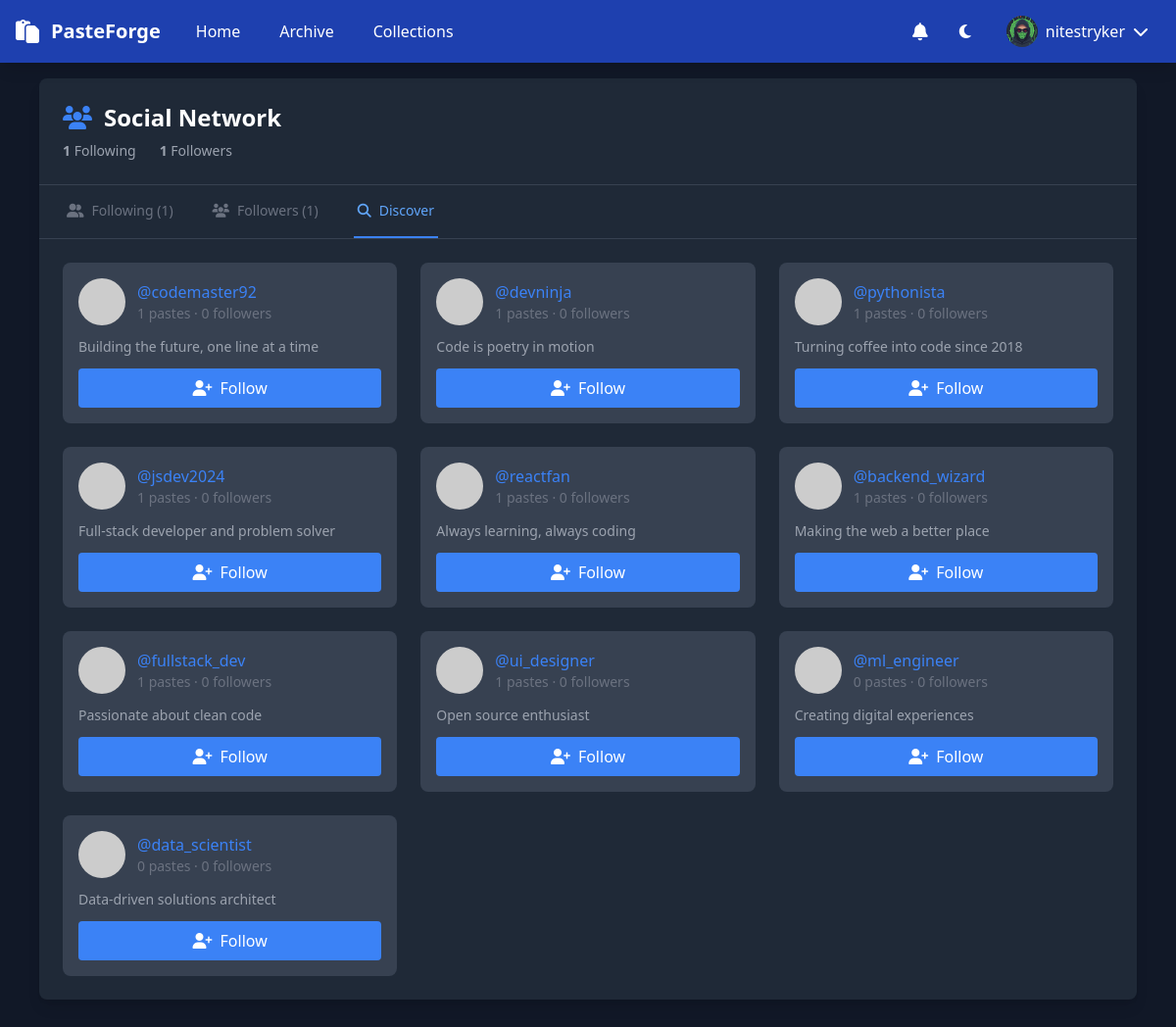
The page /following.php?tab=discover (signed in) on the database its author committed.
### tables this page shows
CREATE TABLE users (
      id TEXT PRIMARY KEY,
      username TEXT UNIQUE,
      password TEXT NOT NULL,
      email TEXT,
      profile_image TEXT DEFAULT NULL,
      created_at INTEGER DEFAULT (strftime('%s', 'now'))
    , website TEXT DEFAULT NULL, tagline TEXT DEFAULT 'Just a dev sharing random code', role TEXT DEFAULT 'free', status TEXT DEFAULT 'active', followers_count INTEGER DEFAULT 0, following_count INTEGER DEFAULT 0, profile_visibility TEXT DEFAULT 'public', show_paste_count INTEGER DEFAULT 1, allow_messages INTEGER DEFAULT 1);

### following.php (the view, shortened to what this page needs)
<?php
$user_id = $_SESSION['user_id'] ?? null;
$username = $_SESSION['username'] ?? null;
$db = Database::getInstance()->getConnection();
$tab = $_GET['tab'] ?? 'following';
$following = [];
$suggested = [];
if ($tab === 'discover') {
    $stmt = $db->prepare("
        SELECT u.id, u.username, u.profile_image, u.tagline,
               COUNT(p.id) as paste_count,
               u.followers_count
        FROM users u
        LEFT JOIN pastes p ON u.id = p.user_id AND p.is_public = 1
        WHERE u.id != ?
        AND u.id NOT IN (SELECT following_id FROM user_follows WHERE follower_id = ?)
        GROUP BY u.id, u.username, u.profile_image, u.tagline, u.followers_count
        ORDER BY u.followers_count DESC, COUNT(p.id) DESC
        LIMIT 20
    ");
    $stmt->execute([$user_id, $user_id]);
    $suggested = $stmt->fetchAll(PDO::FETCH_ASSOC);
}
$stmt = $db->prepare("SELECT following_count, followers_count FROM users WHERE id = ?");
$stmt->execute([$user_id]);
$user_counts = $stmt->fetch(PDO::FETCH_ASSOC);
$theme = $_COOKIE['theme'] ?? 'dark';
?>
<!DOCTYPE html>
<html class="<?= $theme ?>">
<head>
    <script src="https://cdn.tailwindcss.com"></script>
    <link href="https://cdnjs.cloudflare.com/ajax/libs/font-awesome/6.4.0/css/all.min.css" rel="stylesheet">
</head>
<body class="bg-white dark:bg-gray-900 text-gray-900 dark:text-white min-h-screen">
    <nav class="bg-blue-600 dark:bg-blue-800 text-white shadow-lg fixed w-full z-10">
        <div class="max-w-7xl mx-auto px-4">
            <div class="flex justify-between h-16">
                <div class="flex items-center space-x-6">
                    <a href="/" class="flex items-center space-x-3">
                        <i class="fas fa-paste text-2xl"></i>
                        <span class="text-xl font-bold">PasteForge</span>
                    </a>
                    <div class="flex space-x-4">
                        <a href="/" class="hover:bg-blue-700 px-3 py-2 rounded">Home</a>
                        <a href="/?page=archive" class="hover:bg-blue-700 px-3 py-2 rounded">Archive</a>
                        <?php if ($user_id): ?>
                            <a href="/?page=collections" class="hover:bg-blue-700 px-3 py-2 rounded">Collections</a>
                        <?php endif; ?>
                    </div>
                </div>
                <div class="flex items-center space-x-4">
                    <?php if ($user_id): ?>
                        <a href="/notifications.php" class="relative p-2 rounded hover:bg-blue-700 transition-colors">
                            <i class="fas fa-bell text-lg"></i>
                        </a>
                    <?php endif; ?>
                    <button onclick="toggleTheme()" class="p-2 rounded hover:bg-blue-700">
                        <i class="fas fa-moon"></i>
                    </button>
                    <?php if (!$user_id): ?>
                        <div class="flex items-center space-x-2">
                            <a href="/?page=login" class="flex items-center space-x-2 hover:bg-blue-700 px-3 py-2 rounded">
                                <i class="fas fa-sign-in-alt"></i>
                                <span>Login</span>
                            </a>
                            <a href="/?page=signup" class="flex items-center space-x-2 hover:bg-blue-700 px-3 py-2 rounded">
                                <i class="fas fa-user-plus"></i>
                                <span>Sign Up</span>
                            </a>
                        </div>
                    <?php else: ?>
                        <div class="relative" x-data="{ open: false }">
                            <button @click="open = !open" class="flex items-center space-x-2 hover:bg-blue-700 px-3 py-2 rounded">
                                <?php
                                $stmt = $db->prepare("SELECT profile_image FROM users WHERE id = ?");
                                $stmt->execute([$user_id]);
                                $user_avatar = $stmt->fetch()['profile_image'];
                                ?>
                                <img src="<?= $user_avatar ?? 'https://www.gravatar.com/avatar/'.md5(strtolower($username)).'?d=mp&s=32' ?>"
                                     class="w-8 h-8 rounded-full" alt="Profile">
                                <span><?= htmlspecialchars($username) ?></span>
                                <i class="fas fa-chevron-down ml-1"></i>
                            </button>
                        </div>
                    <?php endif; ?>
                </div>
            </div>
        </div>
    </nav>
    <div class="max-w-6xl mx-auto px-4 py-8 pt-20">
        <div class="bg-white dark:bg-gray-800 rounded-lg shadow-lg">
            <div class="border-b border-gray-200 dark:border-gray-700 p-6">
                <h1 class="text-2xl font-bold flex items-center">
                    <i class="fas fa-users mr-3 text-blue-500"></i>
                    Social Network
                </h1>
                <div class="mt-2 flex items-center gap-6 text-sm text-gray-600 dark:text-gray-400">
                    <span><strong><?= number_format($user_counts['following_count']) ?></strong> Following</span>
                    <span><strong><?= number_format($user_counts['followers_count']) ?></strong> Followers</span>
                </div>
            </div>
            <div class="border-b border-gray-200 dark:border-gray-700">
                <nav class="flex space-x-8 px-6" aria-label="Tabs">
                    <a href="?tab=following" class="<?= $tab === 'following' ? 'border-b-2 border-blue-500 text-blue-600 dark:text-blue-400' : 'text-gray-500 hover:text-gray-700' ?> py-4 px-1 text-sm font-medium">
                        <i class="fas fa-user-friends mr-2"></i>Following (<?= number_format($user_counts['following_count']) ?>)
                    </a>
                    <a href="?tab=followers" class="<?= $tab === 'followers' ? 'border-b-2 border-blue-500 text-blue-600 dark:text-blue-400' : 'text-gray-500 hover:text-gray-700' ?> py-4 px-1 text-sm font-medium">
                        <i class="fas fa-users mr-2"></i>Followers (<?= number_format($user_counts['followers_count']) ?>)
                    </a>
                    <a href="?tab=discover" class="<?= $tab === 'discover' ? 'border-b-2 border-blue-500 text-blue-600 dark:text-blue-400' : 'text-gray-500 hover:text-gray-700' ?> py-4 px-1 text-sm font-medium">
                        <i class="fas fa-search mr-2"></i>Discover
                    </a>
                </nav>
            </div>
            <div class="p-6">
                <?php if ($tab === 'following'): ?>
                    <?php if (empty($following)): ?>
                        <div class="text-center py-8">
                            <i class="fas fa-user-friends text-4xl text-gray-400 mb-4"></i>
                            <p class="text-gray-500 text-lg mb-4">You're not following anyone yet.</p>
                            <a href="?tab=discover" class="text-blue-500 hover:text-blue-700">Discover users to follow</a>
                        </div>
                    <?php else: ?>
                        <div class="grid md:grid-cols-2 lg:grid-cols-3 gap-6">
                            <?php foreach ($following as $user): ?>
                                <div class="bg-gray-50 dark:bg-gray-700 rounded-lg p-4">
                                    <div class="flex items-center gap-3 mb-3">
                                        <img src="<?= htmlspecialchars($user['profile_image'] ?? 'https://www.gravatar.com/avatar/'.md5(strtolower($user['username'])).'?d=mp&s=48') ?>"
                                             class="w-12 h-12 rounded-full" alt="Profile">
                                        <div class="flex-1">
                                            <a href="/?page=profile&username=<?= urlencode($user['username']) ?>" class="font-medium text-blue-500 hover:text-blue-700">
                                                @<?= htmlspecialchars($user['username']) ?>
                                            </a>
                                            <div class="text-sm text-gray-500">
                                                <?= number_format($user['paste_count']) ?> pastes
                                            </div>
                                        </div>
                                    </div>
                                    <?php if ($user['tagline']): ?>
                                        <p class="text-sm text-gray-600 dark:text-gray-400 mb-3">
                                            <?= htmlspecialchars($user['tagline']) ?>
                                        </p>
                                    <?php endif; ?>
                                    <div class="flex justify-between items-center">
                                        <span class="text-xs text-gray-500">
                                            Following since <?= date('M Y', $user['followed_at']) ?>
                                        </span>
                                        <form method="POST" class="inline">
                                            <input type="hidden" name="action" value="unfollow">
                                            <input type="hidden" name="target_user_id" value="<?= $user['id'] ?>">
                                            <button type="submit" class="text-sm bg-gray-500 text-white px-3 py-1 rounded hover:bg-gray-600">
                                                Unfollow
                                            </button>
                                        </form>
                                    </div>
                                </div>
                            <?php endforeach; ?>
                        </div>
                    <?php endif; ?>
                <?php elseif ($tab === 'discover'): ?>
                    <?php if (empty($suggested)): ?>
                        <div class="text-center py-8">
                            <i class="fas fa-search text-4xl text-gray-400 mb-4"></i>
                            <p class="text-gray-500 text-lg mb-4">No new users to discover right now.</p>
                        </div>
                    <?php else: ?>
                        <div class="grid md:grid-cols-2 lg:grid-cols-3 gap-6">
                            <?php foreach ($suggested as $user): ?>
                                <div class="bg-gray-50 dark:bg-gray-700 rounded-lg p-4">
                                    <div class="flex items-center gap-3 mb-3">
                                        <img src="<?= htmlspecialchars($user['profile_image'] ?? 'https://www.gravatar.com/avatar/'.md5(strtolower($user['username'])).'?d=mp&s=48') ?>"
                                             class="w-12 h-12 rounded-full" alt="Profile">
                                        <div class="flex-1">
                                            <a href="/?page=profile&username=<?= urlencode($user['username']) ?>" class="font-medium text-blue-500 hover:text-blue-700">
                                                @<?= htmlspecialchars($user['username']) ?>
                                            </a>
                                            <div class="text-sm text-gray-500">
                                                <?= number_format($user['paste_count']) ?> pastes · <?= number_format($user['followers_count']) ?> followers
                                            </div>
                                        </div>
                                    </div>
                                    <?php if ($user['tagline']): ?>
                                        <p class="text-sm text-gray-600 dark:text-gray-400 mb-3">
                                            <?= htmlspecialchars($user['tagline']) ?>
                                        </p>
                                    <?php endif; ?>
                                    <form method="POST">
                                        <button type="submit" class="w-full bg-blue-500 text-white px-4 py-2 rounded hover:bg-blue-600">
                                            <i class="fas fa-user-plus mr-2"></i>Follow
                                        </button>
                                    </form>
                                </div>
                            <?php endforeach; ?>
                        </div>
                    <?php endif; ?>
                <?php endif; ?>
            </div>
        </div>
    </div>
</body>
</html>

### rows shown on the page
users: profile_image (picture), following_count "1", followers_count "1"
users: username "codemaster92", paste_count "1", followers_count "0", tagline "Building the future, one line at a time"
users: username "devninja", paste_count "1", followers_count "0", tagline "Code is poetry in motion"
users: username "pythonista", paste_count "1", followers_count "0", tagline "Turning coffee into code since 2018"
users: username "jsdev2024", paste_count "1", followers_count "0", tagline "Full-stack developer and problem solver"
users: username "reactfan", paste_count "1", followers_count "0", tagline "Always learning, always coding"
users: username "backend_wizard", paste_count "1", followers_count "0", tagline "Making the web a better place"
users: username "fullstack_dev", paste_count "1", followers_count "0", tagline "Passionate about clean code"
users: username "ui_designer", paste_count "1", followers_count "0", tagline "Open source enthusiast"
users: username "ml_engineer", paste_count "0", followers_count "0", tagline "Creating digital experiences"
users: username "data_scientist", paste_count "0", followers_count "0", tagline "Data-driven solutions architect"

### other values the page prints
$username "nitestryker"
